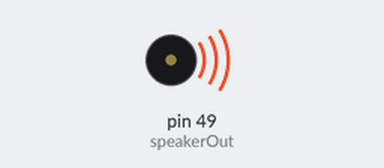
A sketch run on a simulated Arduino Mega 2560, built with avr-gcc and run on an emulated ATmega2560. Parts: buzzer (waves = sounding).

Above: at 0.1 s.
Timing chart, 0 to 40.0 s (numbered marks = the images above):
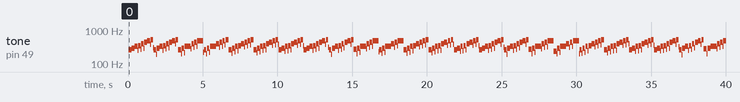

The sketch:

homework04_02.ino
```cpp
#define speakerOut 49
#define c4 3830 // 261 Hz
#define d4 3400 // 294 Hz
#define e4 3038 // 329 Hz
#define f4 2864 // 349 Hz
#define g4 2550 // 392 Hz
#define a4 2272 // 440 Hz
#define b4 2028 // 493 Hz
#define c5 1912 // 523 Hz
int melody[] = {c4, d4, e4, f4, g4, a4, b4, c5};
int tone_ = c4;
long duration = 200000;
long pause = 10;
void setup(){
 pinMode(speakerOut, OUTPUT);
}
void loop(){
 long elapsed_time = 0;
 for( int i = 0; i < 8; i++ ){
 tone_ = melody[i];
 elapsed_time = 0;
 while( elapsed_time < duration ){
 if( elapsed_time + tone_ <= duration ){
 digitalWrite(speakerOut,HIGH);
 delayMicroseconds(tone_ / 2);
 digitalWrite(speakerOut,LOW);
 delayMicroseconds(tone_ / 2);
 }
 elapsed_time += tone_;
 }
 delay(pause);
 }
}
```

Measured:
- by itself, tone on pin 49 (speakerOut): plays 260 Hz for 0.20 s, 293 Hz for 0.20 s, 328 Hz for 0.20 s, 255 Hz for 0.04 s, 348 Hz for 0.16 s, 272 Hz for 0.04 s … (312 notes in this stretch)
